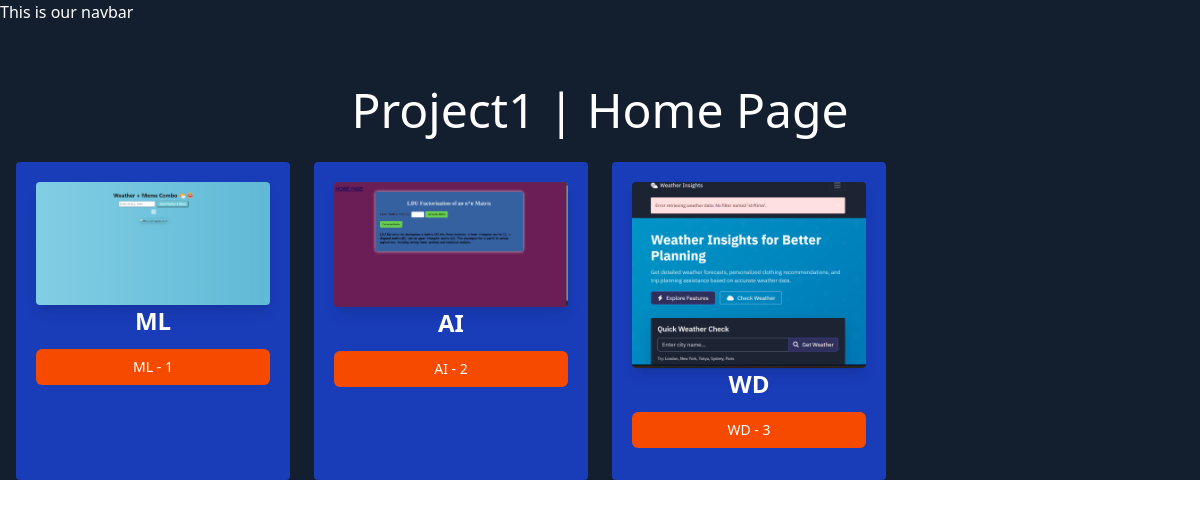
Before: /project1/ with the older database file.
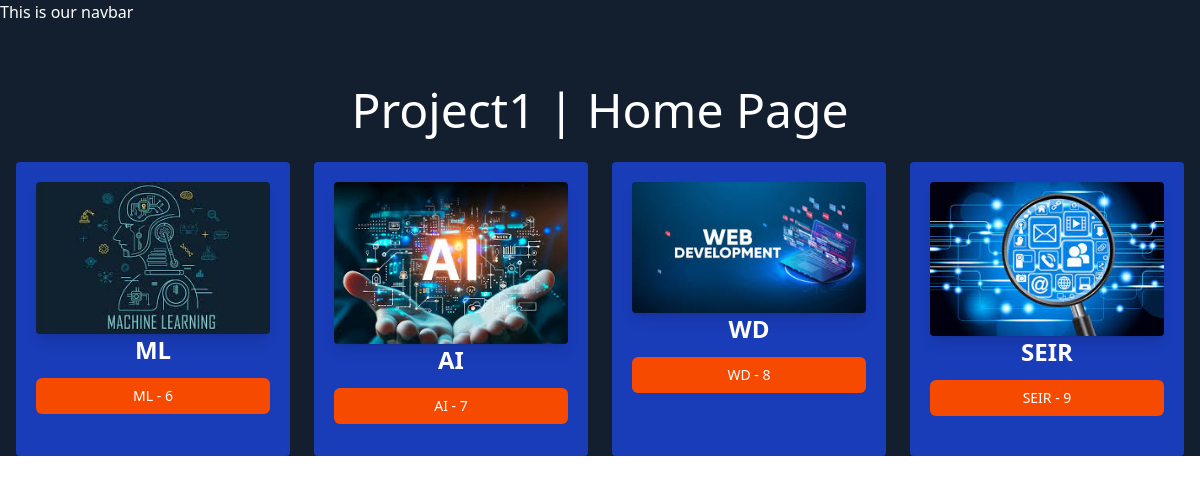
After: the same page with the newer database file.
### project1/models.py (models this page shows, shortened)
class projectVariety(models.Model):
    PROJECT_TYPE_CHOICE = [
        ('ML','MACHINE LEARNING'),
        ('AI', 'ARTIFICIAL INTELLIGENCE'),
        ( 'WD','WEB DEVELOPMENT'),
        ('SEIR','SEARCH ENGINE INFO RETRIEVAL')
    ]
    name=models.CharField(max_length=100)
    image= models.ImageField(upload_to= 'projects/')
    date_added= models.DateTimeField(default= timezone.now)
    type= models.CharField(max_length=4, choices= PROJECT_TYPE_CHOICE)
    description = models.TextField(default='')

### project1/views.py (the view)
# urls.py: path('', views.all_project, name='all_project'),
def all_project(request):
    projects = projectVariety.objects.all()
    return render(request,'project1/all_project.html', {'projects': projects})

### project1/templates/project1/all_project.html (shortened to what this page needs)
{% extends "layout.html" %}
{% block content %}
<h1>Project1 | Home Page </h1>
<div class="grid grid-cols-4 gap-6 m-4">
    {% for project in projects %}
        <div class="bg-blue-800 p-5 rounded">
            <img class="rounded shadow-lg" src="{{project.image.url}}" alt="">
            <h3 class="text-2xl font-bold text-center">{{project.name}}</h3>
            <a href="{% url 'project_detail' project.id %}">
                <button
                    type="button"
                    class="inline-flex items-center justify-center w-full px-4 py-2 my-3 text-sm font-medium text-white bg-orange-600 rounded-md hover:bg-orange-700 focus:outline-none focus:ring-2 focus:ring-offset-2 focus:ring-orange-500"
                >
                    {{project.type}} - {{project.id}}
                </button>
            </a>
        </div>
    {% endfor %}
</div>
{% endblock  %}

### templates/layout.html (shortened to what this page needs)
{% load static tailwind_tags %}
{% load static %}
<!DOCTYPE html>
<html lang="en">
<head>
    <link rel="stylesheet" href="{% static "style.css" %}">
    {% tailwind_css %}
</head>
<body>
<nav>This is our navbar</nav>
{% block content %}
{% endblock  %}
</body>
</html>

### static/style.css (style rules this page uses)
h1 { text-align: center; margin-top: 50px; font-size: 3rem; color: white; }
body { background-color: rgb(19, 31, 47); color: white; margin: 0; padding: 0; }

Changed rows visible on the page:
removed projectVariety: image (picture), name "ML", type "ML", id "1"
removed projectVariety: image (picture), name "AI", type "AI", id "2"
removed projectVariety: image (picture), name "WD", type "WD", id "3"
added projectVariety: image (picture), name "ML", type "ML", id "6"
added projectVariety: image (picture), name "AI", type "AI", id "7"
added projectVariety: image (picture), name "WD", type "WD", id "8"
added projectVariety: image (picture), name "SEIR", type "SEIR", id "9"
